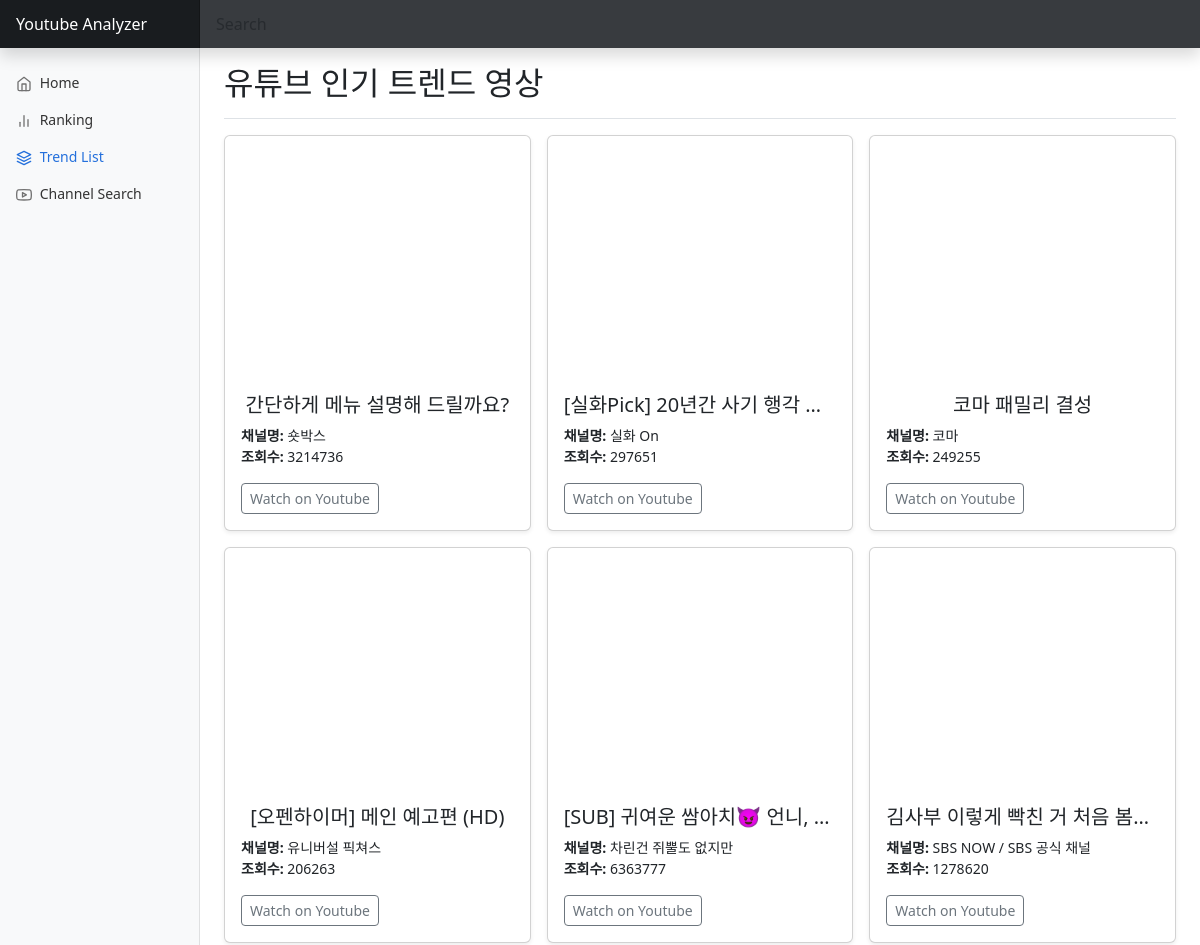
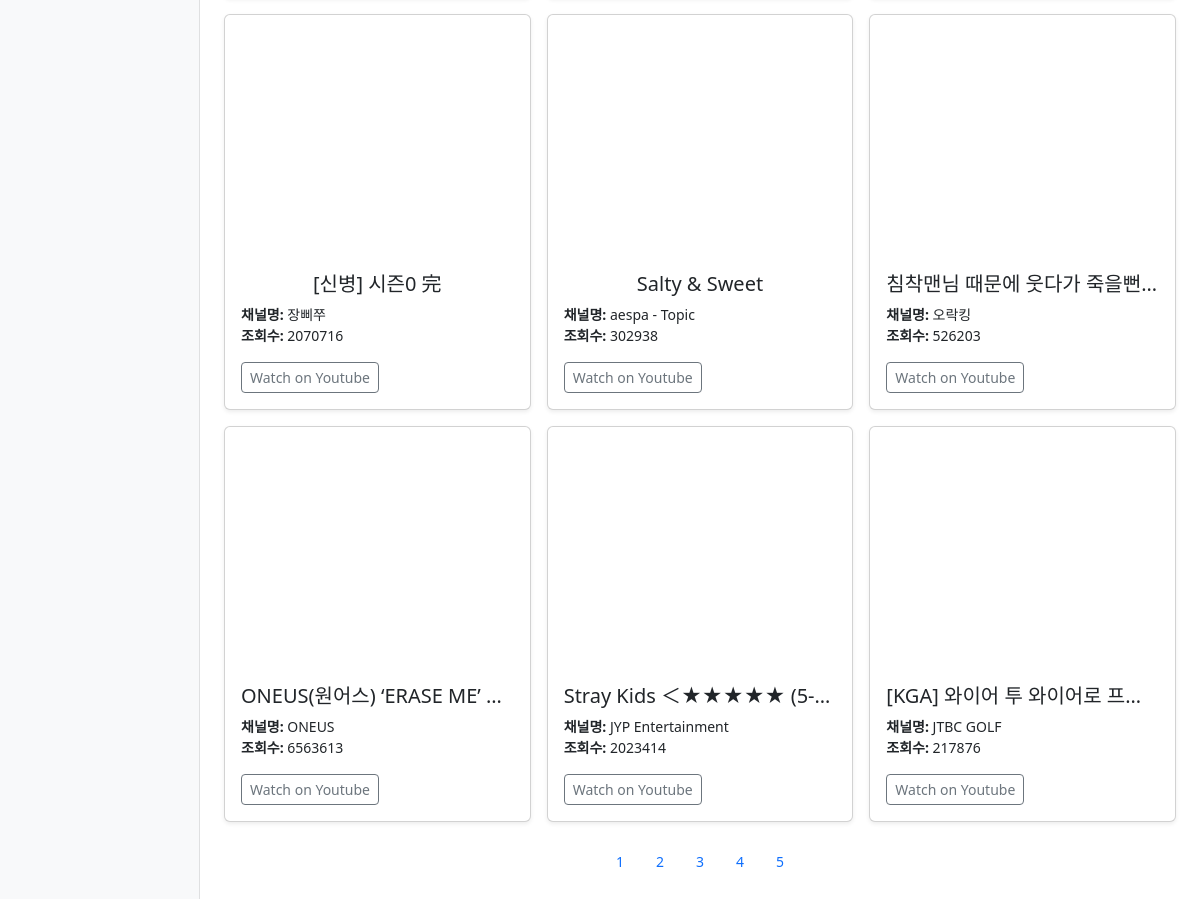
The page /showTrendList/2/ on the database its author committed (2 pictures, top to bottom).
### webapp/models.py (models this page shows)
class TrendList(models.Model):
    LoadDate = models.CharField(null=True, default='', max_length=100)
    title = models.CharField(max_length=100)
    channel_title = models.CharField(null=True, default='', max_length=100)
    views = models.BigIntegerField(null=True, default=0)
    video_id = models.CharField(max_length=100)
    url = models.CharField(max_length=200)

### webapp/views.py (the view)
# urls.py: path('showTrendList/<int:param>/',
def showTrendList(request, param):
    all_videos = TrendList.objects.all()
    tlList = []
    for index in range((int(param)-1)*12, int(param)*12):
        tlList.append(all_videos[index])
    return render(request, 'trendList/showTrendList.html', context={'tl': tlList})

### webapp/templates/trendList/showTrendList.html (shortened to what this page needs)
<!DOCTYPE html>
{% load i18n %}
{%load static %}
{% load account socialaccount %}
{% get_providers as socialaccount_providers %}
{% block content %}
<html lang="en">
  <head>
    <link
      href="https://cdn.jsdelivr.net/npm/bootstrap@5.3.0-alpha2/dist/css/bootstrap.min.css"
      rel="stylesheet"
    />
    <link href="{% static 'css/dashboard.css' %}" rel="stylesheet" />
  </head>
  <body>
    <header
      class="navbar navbar-dark sticky-top bg-dark flex-md-nowrap p-0 shadow"
    >
      <a class="navbar-brand col-md-3 col-lg-2 me-0 px-3 fs-6" href="/"
        >Youtube Analyzer</a
      >
      <form class="w-100" action="{% url 'searchchannel' %}" method="POST">
        <input
          class="form-control form-control-dark w-100 rounded-0 border-0"
          type="text"
          placeholder="Search"
          aria-label="Search"
          name="channel_name"
          id="channel_name"
        />
      </form>
    </header>
      <div class="container-fluid">
        <div class="row">
          <nav id="sidebarMenu" class="col-md-3 col-lg-2 d-md-block bg-light sidebar collapse">
            <div class="position-sticky pt-3 sidebar-sticky">
            <ul class="nav flex-column">
              <li class="nav-item">
                <a class="nav-link" aria-current="page" href="/">
                  <span data-feather="home" class="align-text-bottom"></span>
                  Home
                </a>
              </li>
              <li class="nav-item">
                <a class="nav-link" href="/showrankingchannel/1/">
                  <span data-feather="bar-chart-2" class="align-text-bottom"></span>
                  Ranking
                </a>
              </li>
              <li class="nav-item">
                <a class="nav-link active" href="/showTrendList/1/">
                  <span data-feather="layers" class="align-text-bottom"></span>
                  Trend List
                </a>
              </li>
              <li class="nav-item">
                <a class="nav-link" href="/main">
                  <span data-feather="youtube" class="align-text-bottom"></span>
                  Channel Search
                </a>
              </li>
            </div>
          </nav>
          <main class="col-md-9 ms-sm-auto col-lg-10 px-md-4">
            <div class="d-flex justify-content-between flex-wrap flex-md-nowrap align-items-center pt-3 pb-2 mb-3 border-bottom">
              <h2>유튜브 인기 트렌드 영상</h2>
            </div>
            <div class="row row-cols-1 row-cols-sm-2 row-cols-md-3 g-3">
              {%for item in tl%}
                <div class="col">
                  <div class="card shadow-sm">
                    <iframe class="bd-placeholder-img card-img-top" width="100%" height="225" src="https://www.youtube.com/embed/{{item.video_id}}"></iframe>
                    <div class="card-body">
                      <p class="card-text">
                        <h5 class="channel-title" align="center">{{ item.title }}</h5>
                        <strong>채널명:</strong> {{ item.channel_title }}<br>
                        <strong>조회수:</strong> {{ item.views }}<br>
                      </p>
                      <div class="d-flex justify-content-between align-items-center">
                        <button type="button" class="btn btn-sm btn-outline-secondary" onclick="location.href='https://www.youtube.com/watch?v={{item.video_id}}'">Watch on Youtube</button>
                      </div>
                    </div>
                  </div>
                </div>
              {%endfor%}
            </div>
            <br>
            <ul class="nav justify-content-center">
              <li class="nav-item">
                <a class="nav-link" href="{%url 'showTrendList' 1%}">1</a>
              </li>
              <li class="nav-item">
                <a class="nav-link" href="{%url 'showTrendList' 2%}">2</a>
              </li>
                <li class="nav-item">
                <a class="nav-link" href="{%url 'showTrendList' 3%}">3</a>
              </li>
              <li class="nav-item">
                  <a class="nav-link" href="{%url 'showTrendList' 4%}">4</a>
              </li>
              <li class="nav-item">
                <a class="nav-link" href="{%url 'showTrendList' 5%}">5</a>
              </li>
            </ul>
            <br>
          </main>
        </div>
      </div>
  </body>
</html>
{% endblock content %}

### webapp/static/css/dashboard.css (style rules this page uses)
body { font-size: .875rem; }
.feather { width: 16px; height: 16px; }
.sidebar { position: fixed; top: 0; bottom: 0; left: 0; z-index: 100; padding: 48px 0 0; box-shadow: inset -1px 0 0 rgba(0, 0, 0, .1); }
.sidebar-sticky { height: calc(100vh - 48px); overflow-x: hidden; overflow-y: auto; }
.sidebar .nav-link { font-weight: 500; color: #333; }
.sidebar .nav-link .feather { margin-right: 4px; color: #727272; }
.sidebar .nav-link.active { color: #2470dc; }
.sidebar .nav-link:hover .feather, .sidebar .nav-link.active .feather { color: inherit; }
.navbar-brand { padding-top: .75rem; padding-bottom: .75rem; background-color: rgba(0, 0, 0, .25); box-shadow: inset -1px 0 0 rgba(0, 0, 0, .25); }
.navbar .form-control { padding: .75rem 1rem; }
.form-control-dark { color: #fff; background-color: rgba(255, 255, 255, .1); border-color: rgba(255, 255, 255, .1); }

### webapp/templates/trendList/showTrendList.html (style rules this page uses)
.bd-placeholder-img { font-size: 1.125rem; text-anchor: middle; -webkit-user-select: none; -moz-user-select: none; user-select: none; }
.channel-title { display:block; white-space:nowrap; text-overflow:ellipsis; overflow:hidden; }

### rows shown on the page
TrendList: title "간단하게 메뉴 설명해 드릴까요?", channel_title "숏박스", views "3214736"
TrendList: title "[실화Pick] 20년간 사기 행각…", channel_title "실화 On", views "297651"
TrendList: title "코마 패밀리 결성", channel_title "코마", views "249255"
TrendList: title "[오펜하이머] 메인 예고편 (HD)", channel_title "유니버설 픽쳐스", views "206263"
TrendList: title "[SUB] 귀여운 쌈아치😈 언니,…", channel_title "차린건 쥐뿔도 없지만", views "6363777"
TrendList: title "김사부 이렇게 빡친 거 처음 봄…", channel_title "SBS NOW / SBS 공식 채널", views "1278620"
TrendList: title "[신병] 시즌0 完", channel_title "장삐쭈", views "2070716"
TrendList: title "Salty & Sweet", channel_title "aespa - Topic", views "302938"
TrendList: title "침착맨님 때문에 웃다가 죽을뻔…", channel_title "오락킹", views "526203"
TrendList: title "ONEUS(원어스) ‘ERASE ME’…", channel_title "ONEUS", views "6563613"
TrendList: title "Stray Kids ＜★★★★★ (5-…", channel_title "JYP Entertainment", views "2023414"
TrendList: title "[KGA] 와이어 투 와이어로 프…", channel_title "JTBC GOLF", views "217876"
